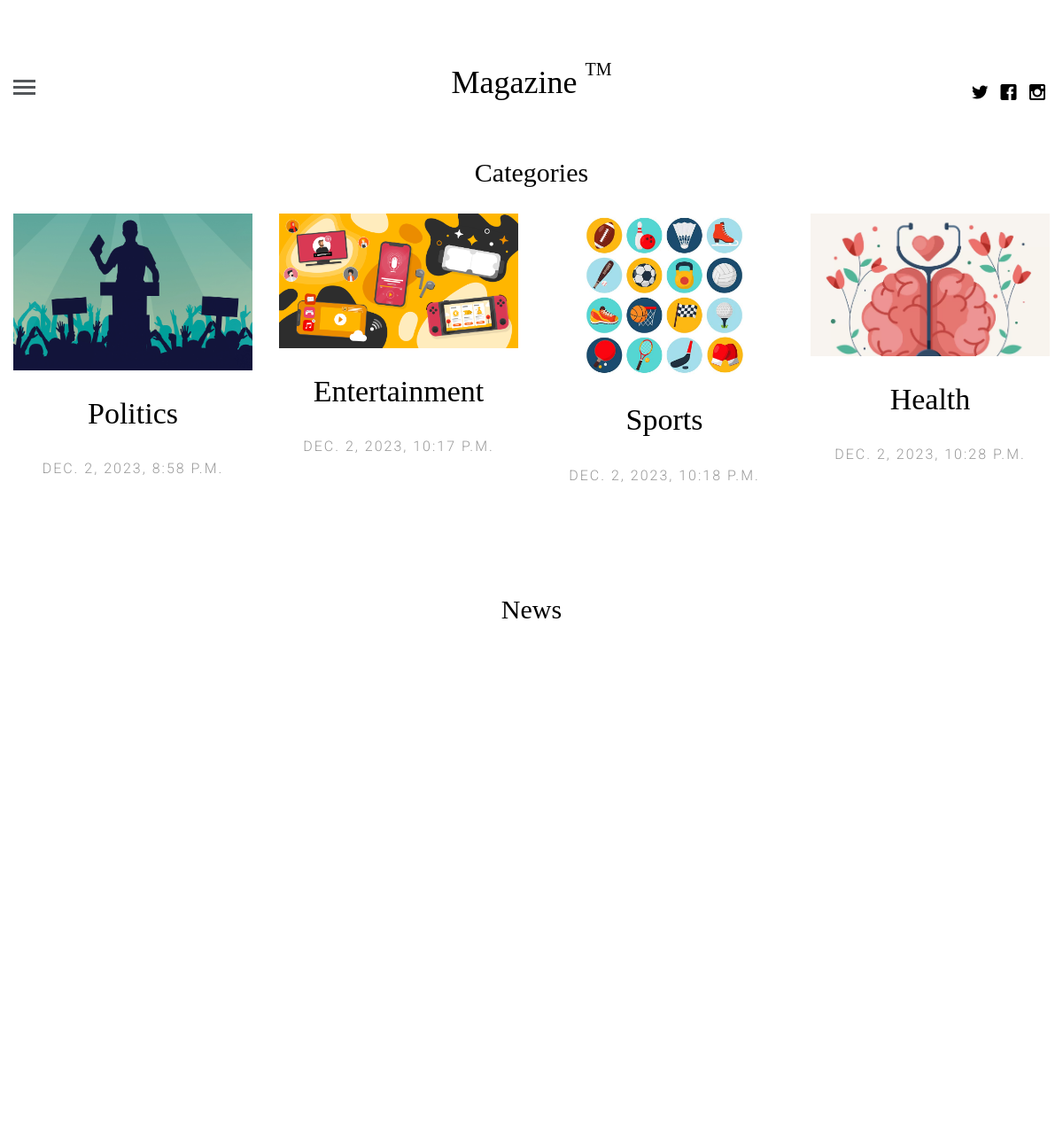
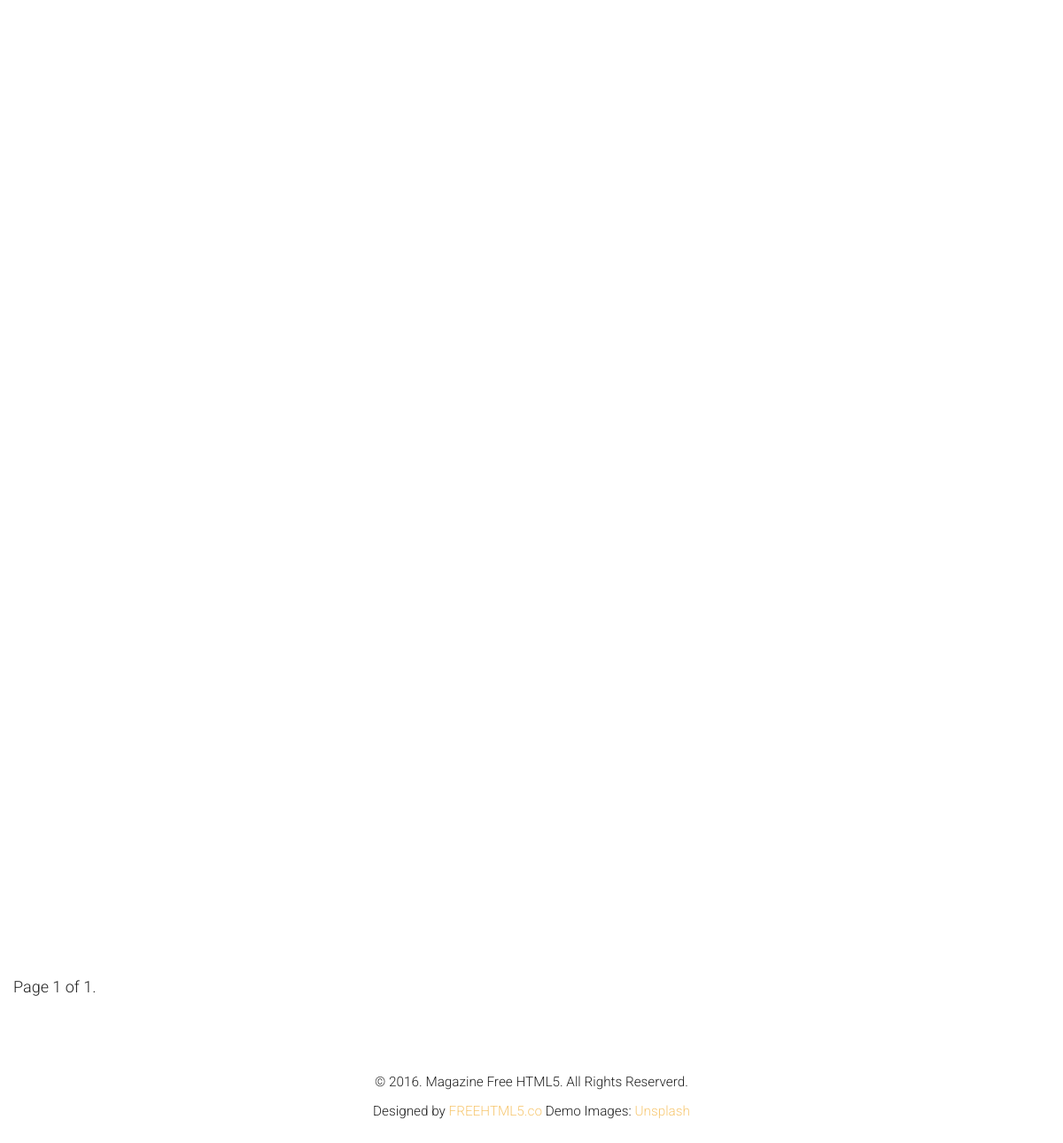
The page / on the database its author committed (2 pictures, top to bottom).
### polls/models.py (models this page shows, shortened)
class TimeStampModel(models.Model):
    created_at = models.DateTimeField(auto_now=True)
    updated_at = models.DateTimeField(auto_now_add=True)
    status = models.BooleanField(default=True)
    class Meta:
        abstract = True

class Category(TimeStampModel):
    slug = models.SlugField(unique=True)
    title = models.CharField(unique=True, max_length=50)
    image = models.ImageField(upload_to='category')
    class Meta:
        verbose_name = 'Category'
        verbose_name_plural = 'Categories'

### polls/views.py (the view)
# urls.py: path('', HomePageListView.as_view(), name='homepage'),
class HomePageListView(ListView):
    model = Category
    template_name = "index.html"
    def get_context_data(self, *, object_list=None, **kwargs):
        context = super().get_context_data(**kwargs)
        page_number = self.request.GET.get("page", 1)
        paginator = Paginator(News.objects.order_by('created_at'), 10)
        page_obj = paginator.get_page(page_number)
        context['categories'] = Category.objects.order_by('created_at')
        context['news'] = page_obj
        return context

### templates/index.html (shortened to what this page needs)
{% extends 'base.html' %}
{% block content %}
	<div class="container-fluid">
		<div class="row fh5co-post-entry">
			<h2 style="text-align: center; margin-bottom: 30px">Categories</h2>
			{% for category in categories %}
			<article class="col-lg-3 col-md-3 col-sm-3 col-xs-6 col-xxs-12 animate-box">
				<figure>
					<a href="{% url 'categories-detail' category.pk category.slug %}"><img src="media/{{category.image}}" alt="Image" class="img-responsive"></a>
				</figure>
				<h2 class="fh5co-article-title"><a href="single.html">{{ category.title }} </a></h2>
				<span class="fh5co-meta fh5co-date">{{ category.created_at }} </span>
			</article>
			{% endfor %}
		</div>
		<div class="row fh5co-post-entry">
			<h2 style="text-align: center; margin-bottom: 30px">News</h2>
		</div>
		<div class="pagination">
			<span class="step-links">
				<span class="current">
					Page {{ news.number }} of {{ news.paginator.num_pages }}.
				</span>
			</span>
		</div>
	</div>
{% endblock %}

### templates/base.html (shortened to what this page needs)
{% load static %}
<!DOCTYPE html>
 <html class="no-js">
	<head>
	<link rel="stylesheet" href="{% static 'polls/css/animate.css' %}">
	<link rel="stylesheet" href="{% static 'polls/css/icomoon.css' %}">
	<link rel="stylesheet" href="{% static 'polls/css/bootstrap.css' %}">
	<link rel="stylesheet" href="{% static 'polls/css/style.css' %}">
	</head>
	<body>
	<header id="fh5co-header">
		<div class="container-fluid">
			<div class="row">
				<a href="#" class="js-fh5co-nav-toggle fh5co-nav-toggle"><i></i></a>
				<ul class="fh5co-social">
					<li><a href="#"><i class="icon-twitter"></i></a></li>
					<li><a href="#"><i class="icon-facebook"></i></a></li>
					<li><a href="#"><i class="icon-instagram"></i></a></li>
				</ul>
				<div class="col-lg-12 col-md-12 text-center">
					<h1 id="fh5co-logo"><a href="index.html">Magazine <sup>TM</sup></a></h1>
				</div>
			</div>
		</div>
	</header>
    {% block content %}
{% endblock %}
    <footer id="fh5co-footer">
		<p><small>&copy; 2016. Magazine Free HTML5. All Rights Reserverd. <br> Designed by <a href="http://freehtml5.co" target="_blank">FREEHTML5.co</a>  Demo Images: <a href="http://unsplash.com/" target="_blank">Unsplash</a></small></p>
	</footer>
	</body>
</html>

### polls/static/polls/css/icomoon.css (style rules this page uses)
[class^="icon-"], [class*=" icon-"] { font-family: 'icomoon' !important; speak: none; font-style: normal; font-weight: normal; font-variant: normal; text-transform: none; line-height: 1; -webkit-font-smoothing: antialiased; -moz-osx-font-smoothing: grayscale; }
.icon-facebook:before { content: "\ea67"; }
.icon-instagram:before { content: "\ea6f"; }
.icon-twitter:before { content: "\ea7c"; }

### polls/static/polls/css/style.css (style rules this page uses)
html { background: #fff; }
body { font-family: "Roboto", arial, sans-serif; font-size: 18px; font-weight: 300; line-height: 1.8; color: #222; background: #fff; }
a { color: #f7c873; -webkit-transition: 0.5s; -o-transition: 0.5s; transition: 0.5s; }
h1, h2, h3, h4, h5, h6 { font-family: "Playfair Display", times, serif; color: #000; }
p { margin-bottom: 30px; }
#fh5co-header { padding: 3em 3em; float: left; width: 100%; }
@media screen and (max-width: 1200px) { #fh5co-header { padding-left: 15px; padding-right: 15px; } }
#fh5co-header .fh5co-nav-toggle { position: absolute; top: 4.2em; left: 3em; z-index: 99; }
@media screen and (max-width: 1200px) { #fh5co-header .fh5co-nav-toggle { top: 4em; left: 15px; } }
#fh5co-header .fh5co-social { position: absolute !important; right: 3em !important; top: 3.2em; z-index: 99; -webkit-transition: 0.5s; -o-transition: 0.5s; transition: 0.5s; }
@media screen and (max-width: 1200px) { #fh5co-header .fh5co-social { right: 15px !important; top: 3.2em; } }
#fh5co-header #fh5co-logo { text-align: center; }
#fh5co-header #fh5co-logo a { color: #000; }
#fh5co-header #fh5co-logo a sup { font-size: 20px; top: -20px; }
.fh5co-post-entry article { text-align: center; float: left; margin-bottom: 110px; padding-left: 3em; padding-right: 3em; }
@media screen and (max-width: 1200px) { .fh5co-post-entry article { margin-bottom: 80px; padding-left: 15px; padding-right: 15px; } }
.fh5co-post-entry article a img { opacity: 1; -webkit-transition: 0.5s; -o-transition: 0.5s; transition: 0.5s; }
.fh5co-post-entry article figure { margin-bottom: 30px; }
.fh5co-post-entry article h2 { font-family: "Playfair Display", times, serif; font-size: 34px; color: #000; margin-bottom: 30px; }
.fh5co-post-entry article h2 a { color: #000; }
.fh5co-post-entry article .fh5co-meta { font-size: 16px; font-family: "Roboto", arial, sans-serif; color: #999999; margin-bottom: 20px; display: block; }
.fh5co-post-entry article .fh5co-meta.fh5co-date { text-transform: uppercase; letter-spacing: 2px; }
.fh5co-social { padding: 0; margin: 30px 0 0 0; position: relative; }
.fh5co-social li { padding: 0; margin: 0; list-style: none; display: inline; }
.fh5co-social li a { font-size: 20px; padding: 4px; color: #000; }
#fh5co-footer { padding: 3em 0; text-align: center; }
.js .to-animate, .js .to-animate-2, .js .animate-box { opacity: 0; }
.fh5co-nav-toggle { width: 25px; height: 25px; cursor: pointer; text-decoration: none; }
.fh5co-nav-toggle i { position: relative; display: -moz-inline-stack; display: inline-block; zoom: 1; *display: inline; width: 25px; height: 3px; color: #535659; font: bold 14px/.4 Helvetica; text-transform: uppercase; text-indent: -55px; background: #535659; transition: all .2s ease-out; }
.fh5co-nav-toggle i::before, .fh5co-nav-toggle i::after { content: ''; width: 25px; height: 3px; background: #535659; position: absolute; left: 0; -webkit-transition: 0.2s; -o-transition: 0.2s; transition: 0.2s; }
.fh5co-nav-toggle i::before { top: -7px; }
.fh5co-nav-toggle i::after { bottom: -7px; }
.fh5co-nav-toggle { position: absolute; top: 18px; left: 0; z-index: 21; padding: 6px 0 0 0; display: block; margin: 0 auto; display: block; height: 44px; width: 25px; border-bottom: none !important; }

### rows shown on the page
Category: image (picture), title "Politics", created_at "DEC. 2, 2023, 8:58 P.M."
Category: image (picture), title "Entertainment", created_at "DEC. 2, 2023, 10:17 P.M."
Category: image (picture), title "Sports", created_at "DEC. 2, 2023, 10:18 P.M."
Category: image (picture), title "Health", created_at "DEC. 2, 2023, 10:28 P.M."

### other values the page prints
{{ news.number }} "1"
{{ news.paginator.num_pages }} "1"
